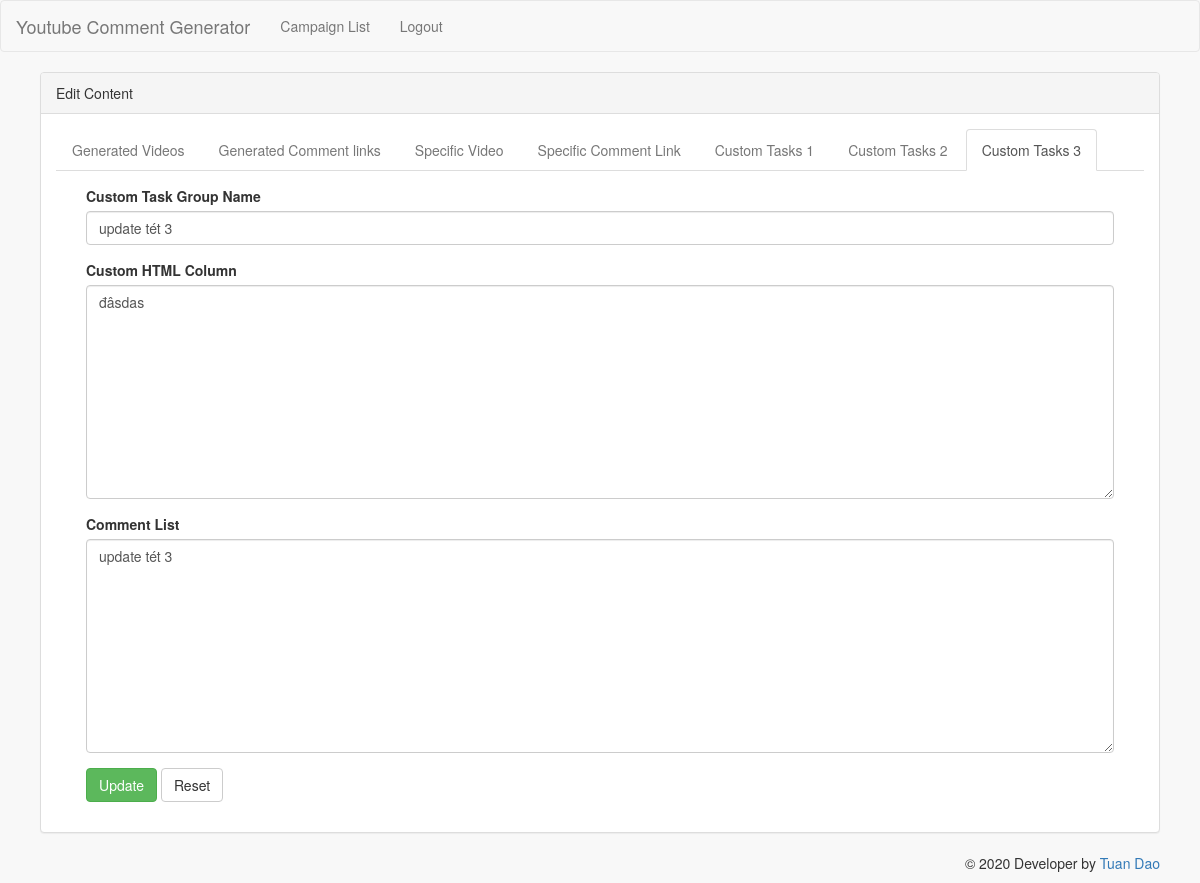
The app's page /edit-content.php?group_id=64&campaign_id=15 (signed in) with its own data.
### tables this page shows
CREATE TABLE IF NOT EXISTS `groups` (
  `id` int(11) UNSIGNED NOT NULL AUTO_INCREMENT,
  `group_name` varchar(256) DEFAULT NULL,
  `campaign_id` int(11) DEFAULT NULL,
  `type` int(11) DEFAULT NULL,
  `keyword_list` text DEFAULT NULL,
  `comment_list` text DEFAULT NULL,
  `channel` varchar(256) DEFAULT NULL,
  `url` varchar(512) DEFAULT NULL,
  `custom_html` text DEFAULT NULL,
  PRIMARY KEY (`id`),
  KEY `idx_campaign` (`campaign_id`)
);

### DbModel.php (called while the page is built, shortened)
<?php
class DbModel {
    private $link = null;
    public function __construct() {
        $this->link = mysqli_connect(DB_HOST, DB_USER, DB_PASSWORD, DB_NAME);
        mysqli_set_charset($this->link, "utf8");
    }
    public function get_group_by_id($id) {
        $query = "SELECT * FROM `groups` WHERE id = '$id' LIMIT 1";
        $result = mysqli_query($this->link, $query);
        if ($result) {
            $return = mysqli_fetch_assoc($result);
            if ($return) return $return;
        }
        return [];
    }
}

### edit-content.php (the view, shortened to what this page needs)
<?php
require_once 'layout/header.php';
?>
<?php
$dbModel = new DbModel();
$group_id = $_REQUEST['group_id'];
$group = $dbModel->get_group_by_id($group_id);
$type = $group['type'] ?? 0;
?>
    <div class="row">
        <div class="col-lg-12">
            <div class="panel panel-default">
                <div class="panel-heading">Edit Content</div>
                <div class="panel-body">
                    <div class="col-lg-12">
                        <div class="row">
                            <div class="group-tabs">
                                <ul class="nav nav-tabs" role="tablist">
                                    <li role="presentation" <?php disableTabClass($type, 1) ?> ><a <?php disableTabClass($type, 1) ?> href="#generated-videos"
                                                                                                                                      aria-controls="generated-videos" role="tab"
                                                                                                                                      data-toggle="tab">Generated Videos</a></li>
                                    <li role="presentation" <?php disableTabClass($type, 2) ?> ><a <?php disableTabClass($type, 2) ?> href="#generated-comment-links"
                                                                                                                                      aria-controls="generated-comment-links" role="tab"
                                                                                                                                      data-toggle="tab">Generated Comment links</a></li>
                                    <li role="presentation" <?php disableTabClass($type, 3) ?> ><a <?php disableTabClass($type, 3) ?> href="#specific-video"
                                                                                                                                      aria-controls="specific-video" role="tab"
                                                                                                                                      data-toggle="tab">Specific Video</a></li>
                                    <li role="presentation" <?php disableTabClass($type, 4) ?> ><a <?php disableTabClass($type, 4) ?> href="#specific-comment-link"
                                                                                                                                      aria-controls="specific-comment-link" role="tab"
                                                                                                                                      data-toggle="tab">Specific Comment Link</a></li>
                                    <li role="presentation" <?php disableTabClass($type, 5) ?> ><a <?php disableTabClass($type, 5) ?> href="#custom-tasks-1"
                                                                                                                                      aria-controls="custom-tasks-1" role="tab"
                                                                                                                                      data-toggle="tab">Custom Tasks 1</a></li>
                                    <li role="presentation" <?php disableTabClass($type, 6) ?> ><a <?php disableTabClass($type, 6) ?> href="#custom-tasks-2"
                                                                                                                                      aria-controls="custom-tasks-2" role="tab"
                                                                                                                                      data-toggle="tab">Custom Tasks 2</a></li>
                                    <li role="presentation" <?php disableTabClass($type, 7) ?> ><a <?php disableTabClass($type, 7) ?> href="#custom-tasks-3"
                                                                                                                                      aria-controls="custom-tasks-3" role="tab"
                                                                                                                                      data-toggle="tab">Custom Tasks 3</a></li>
                                </ul>
                                <div class="tab-content">
                                    <div role="tabpanel" class="tab-pane <?php activeTab($type, 7) ?>" id="custom-tasks-3">
                                        <div class="panel-body">
                                            <form method="POST" class="update_form">
                                                <div class="col-md-12">
                                                    <div class="form-group">
                                                        <label>Custom Task Group Name</label>
                                                        <input class="form-control" name="group_name" required value="<?php echo $group['group_name'] ?? '' ?>"
                                                               placeholder="Nhập tên group">
                                                    </div>
                                                </div>
                                                <div class="col-md-12">
                                                    <div class="form-group">
                                                        <label>Custom HTML Column</label>
                                                        <textarea rows="10" class="form-control" name="custom_html" required
                                                                  placeholder="Nhập HTML"><?php echo $group['custom_html'] ?? '' ?></textarea>
                                                    </div>
                                                </div>
                                                <div class="col-md-12">
                                                    <div class="form-group">
                                                        <label>Comment List</label>
                                                        <textarea rows="10" class="form-control" name="comment_list" required
                                                                  placeholder="Nhập danh sách comment"><?php echo $group['comment_list'] ?? '' ?></textarea>
                                                    </div>
                                                </div>
                                                <div class="col-md-12">
                                                    <button type="submit" class="btn btn-success" value="submit">Update
                                                    </button>
                                                    <button type="reset" class="btn btn-default">Reset</button>
                                                </div>
                                            </form>
                                        </div>
                                    </div>
                                </div>
                            </div>
                        </div>
                    </div>
                </div>
            </div>
        </div>
    </div>
<?php
require_once 'layout/footer.php';
function disableTabClass($type, $currentType) {
    if ($type == $currentType) echo 'class="active"';
    else echo 'class="disabled"';
}
function activeTab($type, $currentType) {
    if ($type == $currentType) echo 'active';
}

### assets/css/custom.css (style rules this page uses)
body { background-color: #f8f8f8 !important; }

### records on screen
groups: group_name "update tét 3", custom_html "đâsdas", comment_list "update tét 3"
